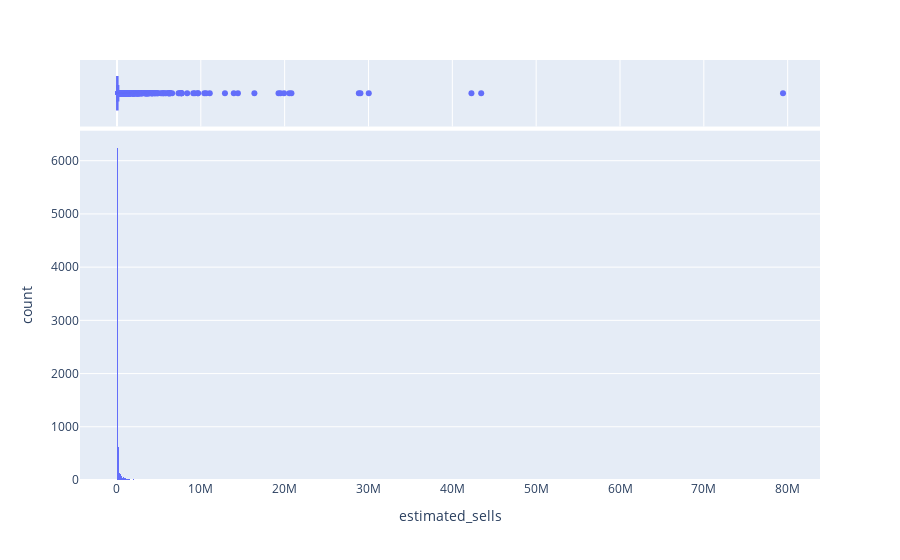

The notebook cell this image was saved under:
### Markdown cell above
La feature `price` muestra un comportamiento alejado de una distribución normal, se aprecia que existen cantidades cercanas a los 500 para varios rangos de precio. La mayor cantidad de juegos son los más económicos con un total de 1101 seguido de los juegos que rondan los 7 dólares (supuesto de la moneda en la que se informan los precios). Para los demás rangos se observan cantidades de todo tipo dificultando el ajuste a alguna distribución. Los juegos más caros alcanzan valores de 78.99 dólares.

### Code cell
fig = px.histogram(obj,x=num_cols[6],marginal='box')
#fig.update_xaxes(categoryorder="total descending")
fig.show()

### Figure 1 — Plotly figure (JSON) as saved in the notebook; plotly's stock layout.template omitted (floating-point values rounded to 4 significant figures; data arrays with more than 128 entries replaced by an {"elided": "..."} marker saying what was removed)
{"data": [{"alignmentgroup": "True", "bingroup": "x", "hovertemplate": "estimated_sells=%{x}<br>count=%{y}<extra></extra>", "legendgroup": "", "marker": {"color": "#636efa", "pattern": {"shape": ""}}, "name": "", "offsetgroup": "", "orientation": "v", "showlegend": false, "type": "histogram", "x": {"elided": "7881 int values"}, "xaxis": "x", "yaxis": "y"}, {"alignmentgroup": "True", "hovertemplate": "estimated_sells=%{x}<extra></extra>", "legendgroup": "", "marker": {"color": "#636efa"}, "name": "", "notched": true, "offsetgroup": "", "showlegend": false, "type": "box", "x": {"elided": "7881 int values"}, "xaxis": "x2", "yaxis": "y2"}], "layout": {"autosize": true, "barmode": "relative", "legend": {"tracegroupgap": 0}, "margin": {"t": 60}, "xaxis": {"anchor": "y", "autorange": true, "domain": [0, 1], "range": [-4410000.0, 83850000.0], "title": {"text": "estimated_sells"}, "type": "linear"}, "xaxis2": {"anchor": "y2", "autorange": true, "domain": [0, 1], "matches": "x", "range": [-4410000.0, 83850000.0], "showgrid": true, "showticklabels": false, "type": "linear"}, "yaxis": {"anchor": "x", "autorange": true, "domain": [0, 0.8316], "range": [0, 6563.0], "title": {"text": "count"}}, "yaxis2": {"anchor": "x2", "autorange": true, "domain": [0.8416, 1], "matches": "y2", "range": [-0.5, 0.5], "showgrid": false, "showline": false, "showticklabels": false, "ticks": "", "type": "category"}}}
